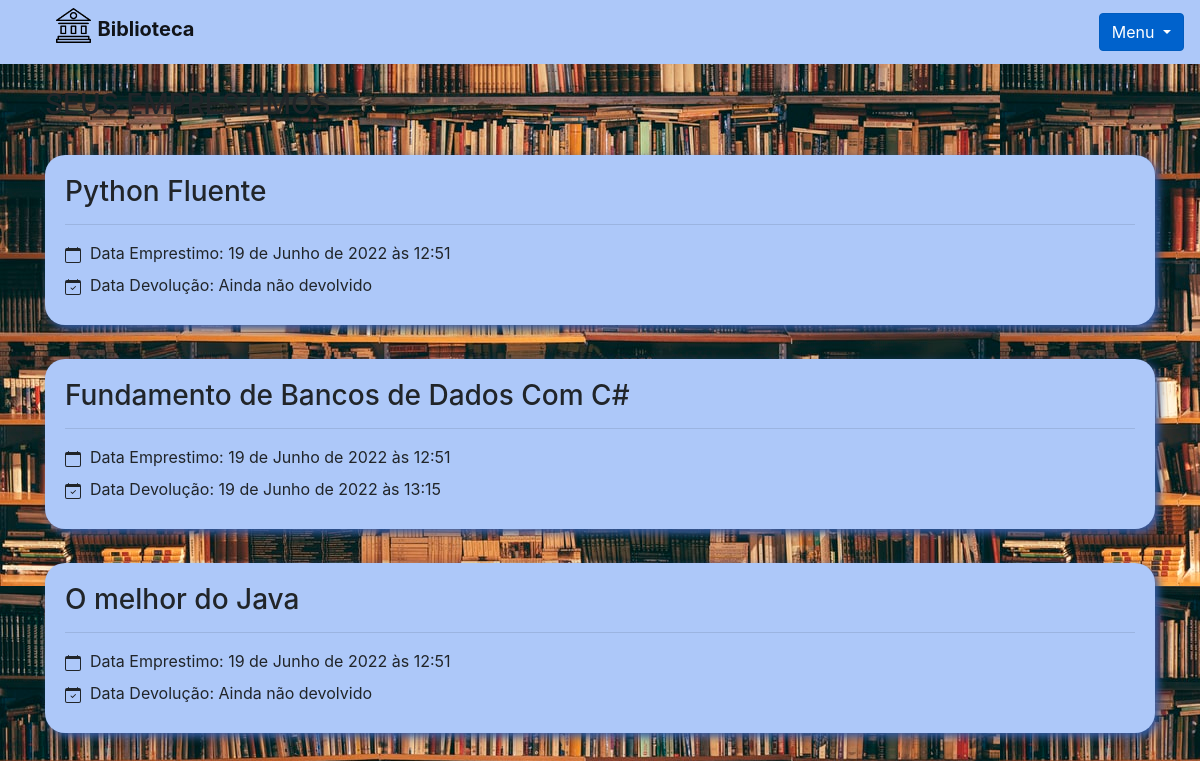
/livro/seus_emprestimos (signed in), run on the app's committed database.
### livro/models.py (models this page shows, shortened)
class Emprestimos(models.Model):
    choices = (
        ('P','Péssimo'),
        ('R','Ruim'),
        ('B','Bom'),
        ('O','Otimo')
    )
    nome_emprestado = models.ForeignKey(Usuario, on_delete=models.DO_NOTHING, blank=True, null=True)
    nome_emprestado_anonimo = models.CharField(max_length=30, blank=True, null=True)
    data_emprestimo = models.DateTimeField(default=datetime.datetime.now())
    data_devolucao = models.DateTimeField(blank=True, null=True)
    livro = models.ForeignKey(Livros, on_delete=models.SET_NULL, null=True)
    avaliacao = models.CharField(max_length=1, choices=choices, null=True)

class Livros(models.Model):
    img = models.ImageField(upload_to='capa_livro', null=True, blank=True, default='capa_livro/img.jpg')
    nome = models.CharField(max_length=100)
    autor = models.CharField(max_length=30)
    co_autor = models.CharField(max_length=30, blank=True)
    data_cadastro = models.DateField(default = date.today)
    emprestado = models.BooleanField(default=False)
    categoria = models.ForeignKey(Categoria, on_delete=models.DO_NOTHING)
    usuario = models.ForeignKey(Usuario, on_delete=models.DO_NOTHING)
    class Meta:
        verbose_name = 'livro'
    def __str__(self):
        return self.nome

### livro/views.py (the view)
# urls.py: path('seus_emprestimos', views.seus_emprestimos, name ='seus_emprestimos'),
def seus_emprestimos(request):
    usuario = Usuario.objects.get(id=request.session['usuario'])
    emprestimos = Emprestimos.objects.filter(nome_emprestado = usuario)
    form = CadastroLivro()
    form.fields['usuario'].initial = request.session['usuario']
    form.fields['categoria'].queryset = Categoria.objects.filter(usuario=usuario)
    form_categoria = CategoriaLivro()
    usuarios = Usuario.objects.all()
    livros = Livros.objects.filter(usuario_id=request.session.get('usuario'))
    livros_emprestar = Livros.objects.filter(usuario=usuario).filter(emprestado=False)
    livros_emprestados = Livros.objects.filter(usuario=usuario).filter(emprestado = True)
    return render(request, 'seus_emprestimos.html', {'usuario_logado': request.session['usuario'],
                                                    'emprestimos': emprestimos,
                                                    'form': form,
                                                    'form_categoria':form_categoria,
                                                    'usuarios':usuarios,
                                                    'livros_emprestar':livros_emprestar,
                                                    'livros_emprestados':livros_emprestados})

### livro/models.py (called while the page is built)
    def __str__(self) -> str:
        return self.nome

### livro/templates/seus_emprestimos.html (shortened to what this page needs)
{% extends 'base.html'%}
{% block 'head' %}
<body background="/media/capa_livro/back.jpg">
    {% endblock %}
    {% block 'conteudo' %}
    <div class="container">
        <br>
        <h3>SEUS EMPRESTIMOS</h3>
        {% for emprestimo in emprestimos %}
        <div class="cartao">
            <div class="titulo">
                <h3>{{emprestimo.livro}}</h3>
            </div>
            <hr>
            <div class="body">
                <label><svg xmlns="http://www.w3.org/2000/svg" width="16" height="16" fill="currentColor"
                        class="bi bi-calendar" viewBox="0 0 16 16">
                        <path
                            d="M3.5 0a.5.5 0 0 1 .5.5V1h8V.5a.5.5 0 0 1 1 0V1h1a2 2 0 0 1 2 2v11a2 2 0 0 1-2 2H2a2 2 0 0 1-2-2V3a2 2 0 0 1 2-2h1V.5a.5.5 0 0 1 .5-.5zM1 4v10a1 1 0 0 0 1 1h12a1 1 0 0 0 1-1V4H1z" />
                    </svg>&nbsp Data Emprestimo:</label>
                {{emprestimo.data_emprestimo}}
                <br>
                <label>&nbsp Data Devolução:</label>
                {% if emprestimo.data_devolucao %}
                {{emprestimo.data_devolucao}}
                {% else %}
                Ainda não devolvido
                {% endif %}
            </div>
        </div>
        {% endfor %}
    </div>
</body>
{% endblock %}

### templates/base.html (shortened to what this page needs)
<!doctype html>
<html lang="en">
<head>
    <link rel="stylesheet" href="https://cdn.jsdelivr.net/npm/bootstrap@4.6.1/dist/css/bootstrap.min.css">
    {% block 'head' %} {% endblock %}
</head>
<body style="background-color: #eef3fd">
    <nav class="navbar navbar-light" style="background-color: #ADC8F9">
        <div>
            <img style="margin-left:40px; margin-bottom: 13px;" width=" 35px" src="/media/capa_livro/png.png">
            <a style="margin-left:2px" class="navbar-brand" href="{% url 'home' %}"><b>Biblioteca</b></a>
        </div>
        {% if usuario_logado %}
        <div class="dropdown show">
            <a class="btn btn-primary dropdown-toggle" href="#" role="button" id="dropdownMenuLink"
                data-toggle="dropdown" aria-haspopup="true" aria-expanded="false">
                Menu
            </a>
        </div>
        {% endif %}
    </nav>
    {% block 'conteudo' %} {% endblock %}
</body>
</html>

### livro/templates/seus_emprestimos.html (style rules this page uses)
.cartao { background-color: #ADC8F9; padding: 20px; margin-top: 3%; border-radius: 20px; box-shadow: 4px 4px 8px #355DA6; }

### data on the page
Emprestimos: livro "Python Fluente", data_emprestimo "19 de Junho de 2022 às 12:51", shows "Ainda não devolvido"
Emprestimos: livro "Fundamento de Bancos de Dados Com C#", data_emprestimo "19 de Junho de 2022 às 12:51", data_devolucao "19 de Junho de 2022 às 13:15"
Emprestimos: livro "O melhor do Java", data_emprestimo "19 de Junho de 2022 às 12:51", shows "Ainda não devolvido"
